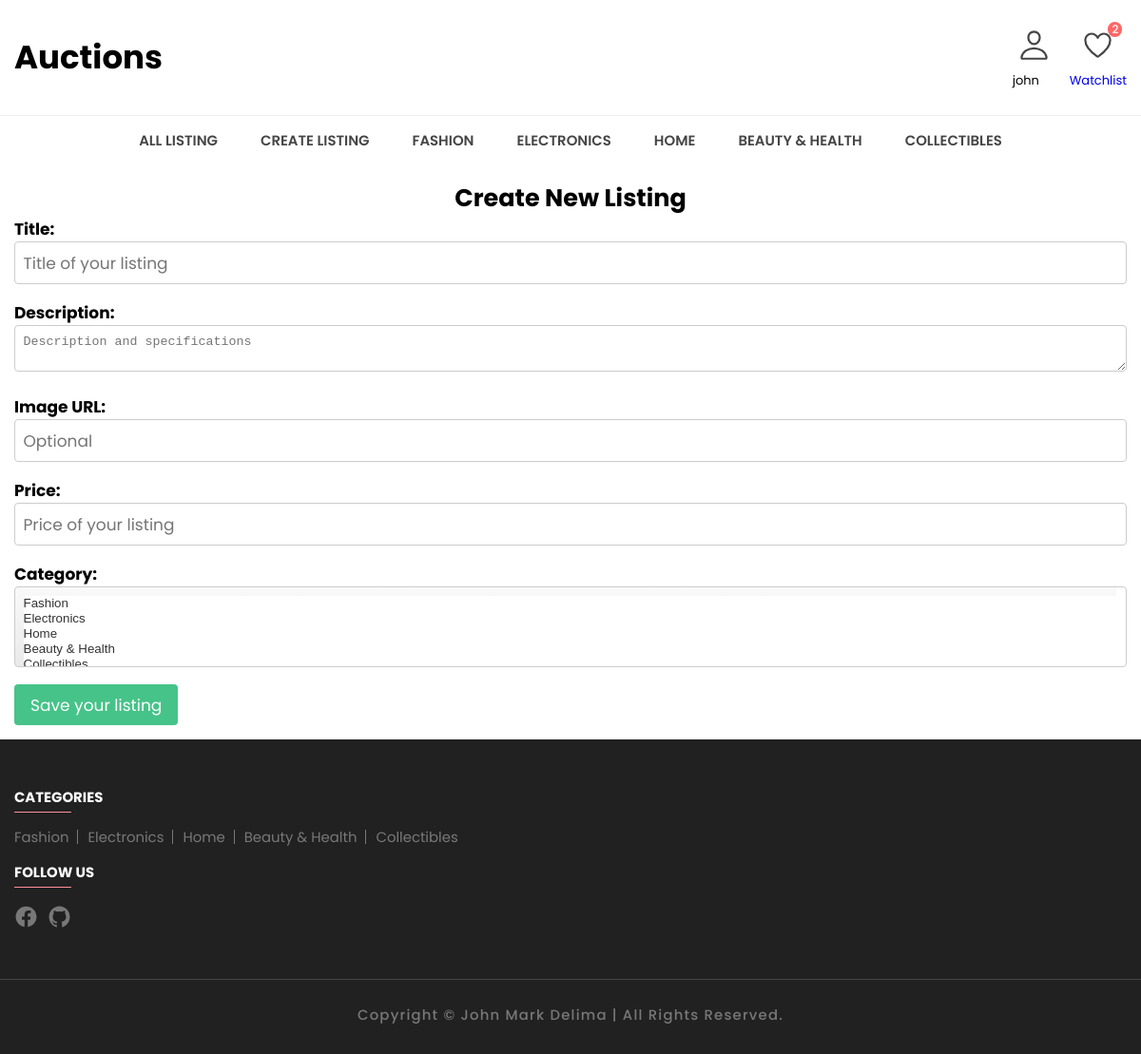
The page /create (signed in) on the database its author committed.
### auctions/models.py (models this page shows)
class User(AbstractUser):
    pass

class Category(models.Model):
    categoryName = models.CharField(max_length=50)
    def __str__(self):
        return self.categoryName

### auctions/views.py (the view, shortened to what this page needs)
# urls.py: path("create", views.create_listing, name="create"),
def create_listing(request):
    if request.method == "GET":
        return render(request, "auctions/create.html", {
            "categories": Category.objects.all(),
            "watchlistCount": len(request.user.listingWatchlist.all())
        })

### auctions/templates/auctions/create.html (shortened to what this page needs)
{% extends "auctions/layout.html" %}
{% block body %}
<div class="container">
    <h2 class="create-title">Create New Listing</h2>
    <form action="{% url 'create' %}" method="post">
        <div class="form-group">
            <label for="title">Title:</label>
            <input type="text" name="title" class="form-control" id="title" placeholder="Title of your listing" required>
        </div>
        <div class="form-group">
            <label for="description">Description:</label>
            <textarea type="text" name="description" class="form-control" id="description" placeholder="Description and specifications" required></textarea>
        </div>
        <div class="form-group">
            <label for="imgUrl">Image URL:</label>
            <input type="text" name="imgUrl" class="form-control" id="imgUrl" placeholder="Optional">
        </div>
        <div class="form-group">
            <label for="price">Price:</label>
            <input type="number" name="price" class="form-control" id="price" placeholder="Price of your listing" required>
        </div>
        <div class="d-flex justify-content-between">
            <div class="form-group">
                <label for="category">Category:</label>
                <select name="category" id="category" multiple required>
                    {% for category in categories %}
                        <option value="{{ category }}">{{ category }}</option>
                    {% endfor %}
                  </select>
              </div>
            <button type="submit" class="btn btn-primary">Save your listing</button>
        </div>
    </form>
</div>
{% endblock %}

### auctions/templates/auctions/layout.html (shortened to what this page needs)
{% load static %}
{% load humanize %}
<!DOCTYPE html>
<html lang="en">
<head>
  <link href="{% static 'auctions/css/style-prefix.css' %}" rel="stylesheet">
</head>
<body>
  <div class="header-main">
    <div class="container container-menu">
      <a href="{% url 'index' %}" class="header-logo">
        <h1><b>Auctions</b></h1>
      </a>
      <div class="header-user-actions">
        <div class="dropdown header-user-label">
          <button class="action-btn">
            <ion-icon name="person-outline"></ion-icon>
          </button>
          <span>
            {% if user.is_authenticated %}
            {{ user.username }}
          </span>
          {% endif %}
        </div>
        {% if user.is_authenticated %}
        <a href="{% url 'watchlist' %}">
          <div class="header-user-label">
            <button class="action-btn">
              <ion-icon name="heart-outline"></ion-icon>
              <span class="count">{{ watchlistCount }}</span>
            </button>
            <span>Watchlist</span>
          </div>
        </a>
        {% endif %}
      </div>
    </div>
  </div>
  {% if user.is_authenticated %}
  <nav class="desktop-navigation-menu">
    <div class="container">
      <ul class="desktop-menu-category-list">
        <li class="menu-category">
          <a href="{% url 'index' %}" class="menu-title">All Listing</a>
        </li>
        <li class="menu-category">
          <a href="{% url 'create' %}" class="menu-title">Create Listing</a>
        </li>
        {% for category in categories %}
        <li class="menu-category">
          <a href="{% url 'display_category' category=category %}" class="menu-title">{{ category }}</a>
        </li>
        {% endfor %}
      </ul>
    </div>
  </nav>
  {% endif %}
  <main>
    {% block body %}
    {% endblock %}
  </main>
  <footer>
    <div class="footer-nav container">
      {% if categories %}
      <div class="">
        <h2 class="nav-title">Categories</h2>
        <div class="footer-category-box">
          {% for category in categories %}
          <a href="{% url 'display_category' category=category %}" class="footer-category-link">{{ category }}</a>
          {% endfor %}
        </div>
      </div>
      {% endif %}
      <div class="">
        <h2 class="nav-title">Follow Us</h2>
        <li>
          <ul class="social-link">
            <li class="footer-nav-item">
              <a href="https://www.facebook.com/johnmark.delima.986" class="footer-nav-link">
                <ion-icon name="logo-facebook"></ion-icon>
              </a>
            </li>
            <li class="footer-nav-item">
              <a href="https://github.com/jnale-hub" class="footer-nav-link">
                <ion-icon name="logo-github"></ion-icon>
              </a>
            </li>
          </ul>
        </li>
      </div>
    </div>
    <div class="footer-bottom">
      <div class="container">
        <br>
        <p class="copyright">
          Copyright &copy; <a href="https://github.com/jnale-hub">John Mark Delima</a>
          | all rights reserved.
        </p>
      </div>
    </div>
  </footer>
</body>
</html>

### auctions/templates/auctions/layout.html (style rules this page uses)
.container-menu { display: flex; flex-wrap: wrap; align-items: center; justify-content: space-between; padding: 0 15px; }

### rows shown on the page
User: username "john"
Category: categoryName "FASHION", categoryName "Fashion"
Category: categoryName "ELECTRONICS", categoryName "Electronics"
Category: categoryName "HOME", categoryName "Home"
Category: categoryName "BEAUTY & HEALTH", categoryName "Beauty & Health"
Category: categoryName "COLLECTIBLES", categoryName "Collectibles"

### other values the page prints
{{ watchlistCount }} "2"
